Frame 1 (no input): blank canvas, image omitted
Frame 60 (no input): blank canvas, image omitted
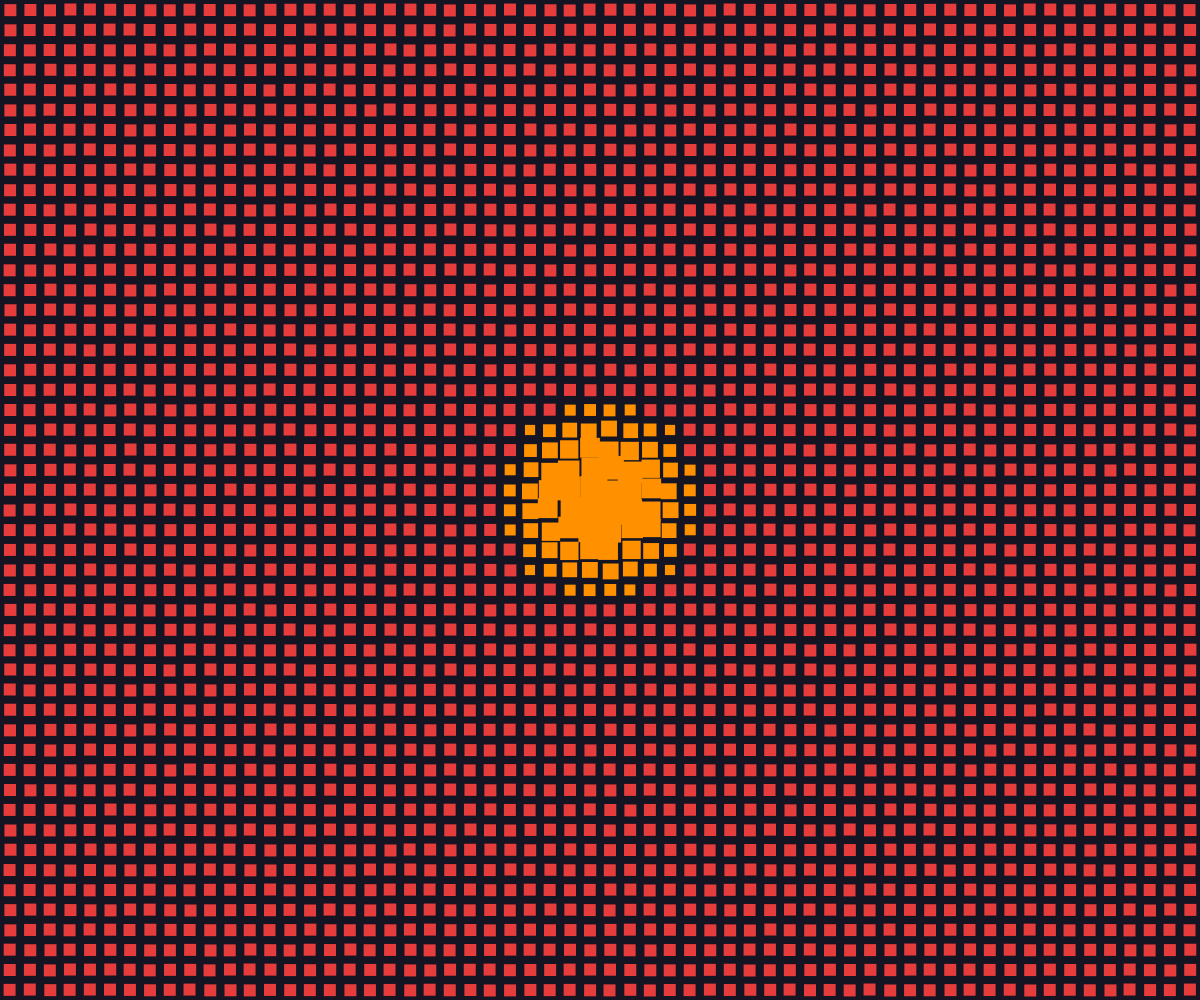
Frame 120 (the mouse pressed at the canvas centre since frame 60)

The p5.js sketch whose frames 1 and 60 were blank and that drew this single picture after the mouse press (run headless with seeded random() and noise() and a simulated clock; from frame 60 on, the mouse is pressed at the canvas centre):

// p5.js sketch
// ── sketch.js
let espaco = 20;
let raioPerto = 100;   //raio da zona de tensão

function setup() {
  createCanvas(windowWidth, windowHeight);
  noStroke();
}

function draw() {
  background(20, 20, 35);

  //cores normais
  let corPerto = color(230, 60, 60);
  let corLonge = color(90, 110, 160);

  //CONDIÇÃO 1: ao clicar, as cores trocam
  if (mouseIsPressed) {
    corPerto = color(255, 145, 0);
    corLonge = color(230, 60, 60);
  }

  for (let x = espaco / 2; x < width; x += espaco) {
    for (let y = espaco / 2; y < height; y += espaco) {
      let d = dist(mouseX, mouseY, x, y); //https://p5js.org/reference/p5/dist/
      let tamanho, cor, tremor;

      //CONDIÇÃO 2: a distância ao rato decide o comportamento
      if (d < raioPerto) {
        //perto: maior e a tremer
        tamanho = map(d, 0, raioPerto, 15, 5); //https://p5js.org/reference/p5/map/
        tremor = map(d, 0, raioPerto, 5, 0);
        cor = corPerto;
      } else {
        //longe: pequeno e calmo
        tamanho = 6;
        tremor = 0.5;
        cor = corLonge;
      }

      fill(cor);
      let px = x + random(-tremor, tremor);
      let py = y + random(-tremor, tremor);

      //CONDIÇÃO 3: clicar transforma círculos em quadrados
      if (mouseIsPressed) { //https://p5js.org/reference/p5/mouseIsPressed/
        rectMode(CENTER); //https://p5js.org/reference/p5/rectMode/
        rect(px, py, tamanho * 2, tamanho * 2);
      } else {
        ellipse(px, py, tamanho);
      }
    }
  }
}

function windowResized() {
  resizeCanvas(windowWidth, windowHeight);
}
